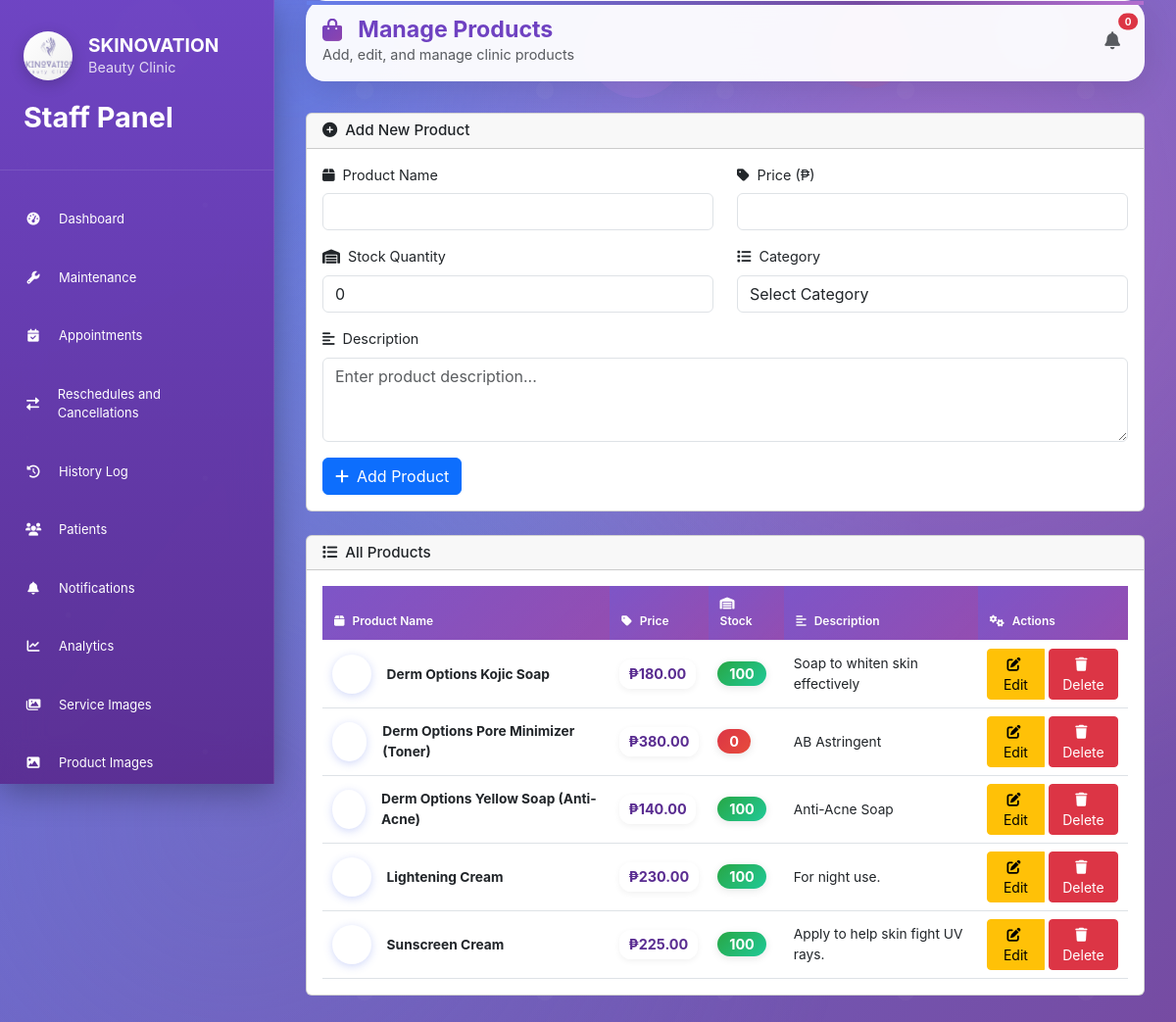
The page /appointments/admin/manage-products/ (signed in) on the database as committed earlier.
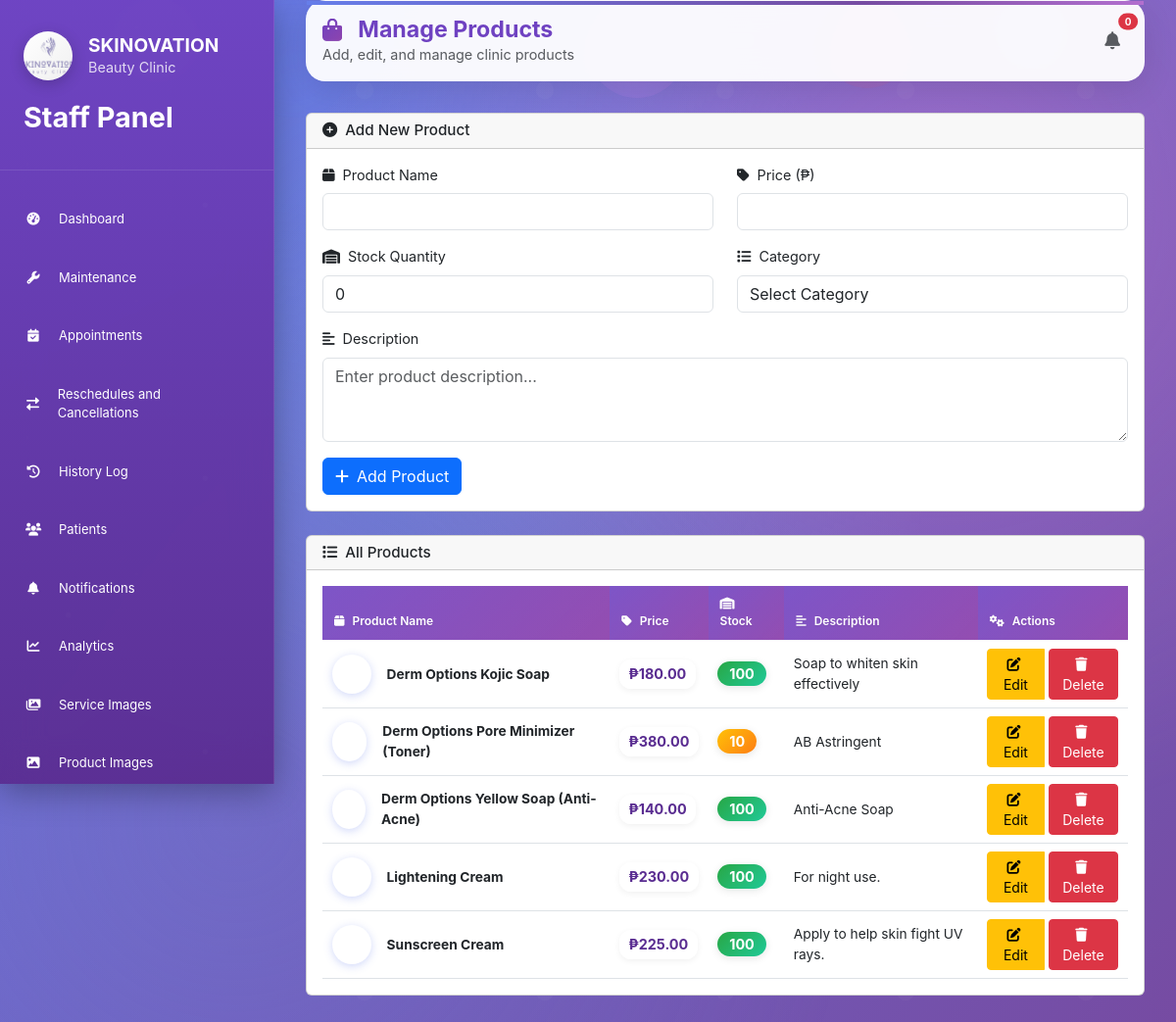
The same page on the database as committed later.
### products/models.py (models this page shows, shortened)
class Product(models.Model):
    product_name = models.CharField(max_length=255)
    description = models.TextField(blank=True, null=True)
    price = models.DecimalField(max_digits=10, decimal_places=2)
    stock = models.IntegerField(default=0)
    product_image = models.ImageField(upload_to='products/', blank=True, null=True)
    archived = models.BooleanField(default=False)
    created_at = models.DateTimeField(auto_now_add=True)
    updated_at = models.DateTimeField(auto_now=True)
    class Meta:
        db_table = 'products'
        ordering = ['product_name']

### appointments/admin_views.py (the view, shortened to what this page needs)
# urls.py: path('admin/manage-products/', admin_views.admin_manage_products, name='admin_manage_products'),
@login_required
@user_passes_test(is_admin)
def admin_manage_products(request):
    from django.core.paginator import Paginator
    products = Product.objects.filter(archived=False).order_by('product_name')
    paginator = Paginator(products, 15)
    page_number = request.GET.get('page')
    page_obj = paginator.get_page(page_number)
    context = {
        'products': page_obj,
        'page_obj': page_obj,
    }
    return render(request, 'appointments/admin_manage_products.html', context)

### appointments/admin_views.py (called while the page is built)
def is_admin(user):
    return user.is_authenticated and user.user_type == 'admin'

### appointments/context_processors.py (called while the page is built)
def notification_count(request):
    if request.user.is_authenticated:
        if request.user.user_type == 'admin':
            count = Notification.objects.filter(patient__isnull=True).count()
        else:
            count = Notification.objects.filter(patient=request.user, is_read=False).count()
    else:
        count = 0
    return {
        'notification_count': count
    }

### templates/appointments/admin_manage_products.html (shortened to what the changed rows need)
{% extends 'appointments/admin_base.html' %}
{% load static %}
{% block content %}
<div class="content-header">
    <div>
        <h1 class="page-title" style="margin:0;">
            <i class="fas fa-shopping-bag"></i>
            Manage Products
        </h1>
    </div>
</div>
<div class="card">
    <div class="card-body">
        {% if products %}
            <div class="table-responsive">
                <table class="table">
                    <thead>
                        <tr>
                            <th><i class="fas fa-box me-2"></i>Product Name</th>
                            <th><i class="fas fa-tag me-2"></i>Price</th>
                            <th><i class="fas fa-warehouse me-2"></i>Stock</th>
                            <th><i class="fas fa-align-left me-2"></i>Description</th>
                            <th><i class="fas fa-cogs me-2"></i>Actions</th>
                        </tr>
                    </thead>
                    <tbody>
                        {% for product in products %}
                        <tr>
                            <td>
                                <div class="d-flex align-items-center">
                                    <div class="product-icon me-3">
                                        <i class="fas fa-shopping-bag"></i>
                                    </div>
                                    <strong>{{ product.product_name }}</strong>
                                </div>
                            </td>
                            <td>
                                <span class="price-badge">₱{{ product.price|floatformat:2 }}</span>
                            </td>
                            <td>
                                <span class="stock-badge {% if product.stock > 10 %}stock-high{% elif product.stock > 0 %}stock-medium{% else %}stock-low{% endif %}">
                                    {{ product.stock }}
                                </span>
                            </td>
                            <td>{{ product.description|truncatechars:50|default:"No description" }}</td>
                            <td>
                                <div class="btn-group" role="group">
                                    <button class="btn btn-sm btn-warning" onclick="showEditForm({{ product.id }})">
                                        <i class="fas fa-edit me-1"></i>Edit
                                    </button>
                                    <form method="post" style="display: inline;" onsubmit="return confirm('Are you sure you want to delete this product?')">
                                        <button type="submit" class="btn btn-sm btn-danger">
                                            <i class="fas fa-trash me-1"></i>Delete
                                        </button>
                                    </form>
                                </div>
                            </td>
                        </tr>
                        {% endfor %}
                    </tbody>
                </table>
            </div>
        {% else %}
            <div class="text-center py-5">
                <i class="fas fa-shopping-bag fa-3x text-muted mb-3"></i>
                <h5 class="text-muted">No products found</h5>
                <p class="text-muted">Add your first product using the form above.</p>
            </div>
        {% endif %}
    </div>
</div>
{% endblock %}

Rows that differ between the two databases and show on the page:
changed Product "Derm Options Pore Minimizer (Toner)": stock "0" → "10"
